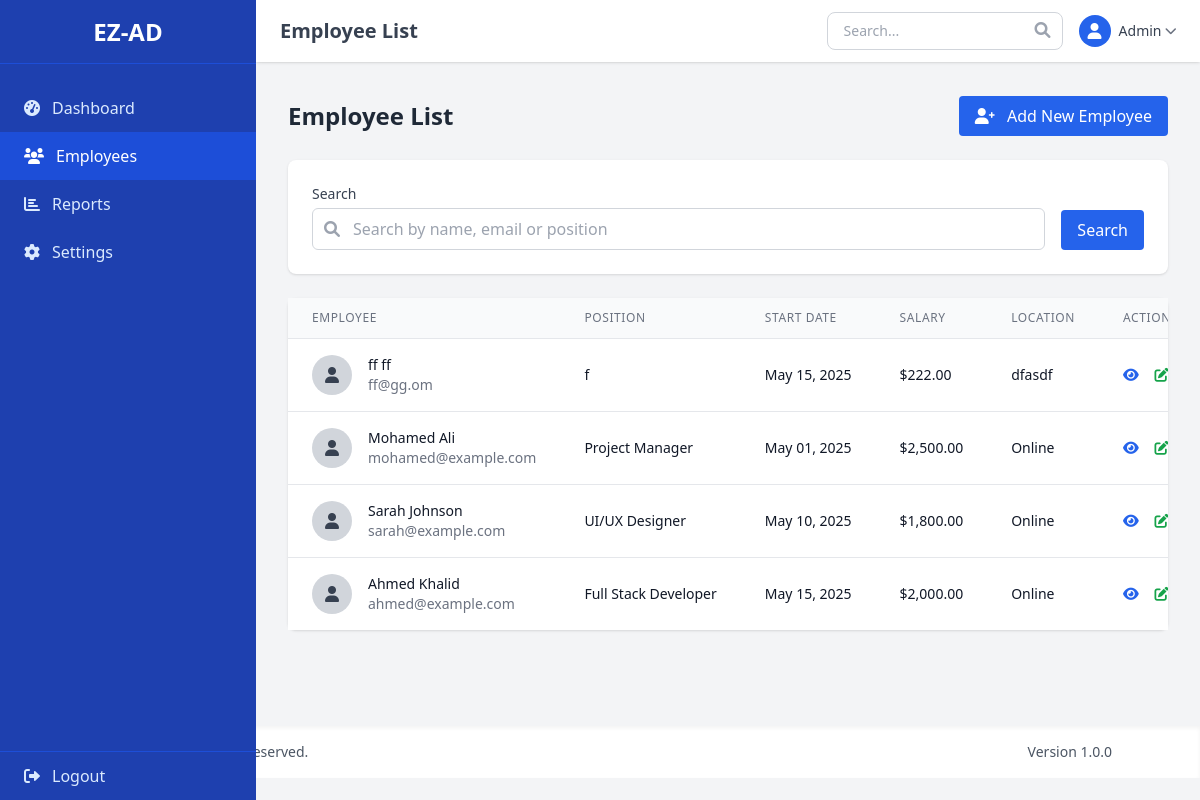
/pages/employees/list.php (signed in), run on the app's committed database.
### tables this page shows
CREATE TABLE `employees` (
  `id` int(11) NOT NULL,
  `first_name` varchar(50) NOT NULL,
  `last_name` varchar(50) NOT NULL,
  `email` varchar(100) NOT NULL,
  `job_position` varchar(100) NOT NULL,
  `salary` decimal(10,2) NOT NULL,
  `currency` varchar(3) NOT NULL DEFAULT 'USD',
  `location` varchar(100) NOT NULL,
  `residential_address` text DEFAULT NULL,
  `payment_method` text DEFAULT NULL,
  `employment_type` varchar(50) NOT NULL,
  `work_hours_per_day` int(11) NOT NULL,
  `work_schedule` text DEFAULT NULL,
  `pst_work_hours` varchar(100) DEFAULT NULL,
  `passport_number` varchar(50) DEFAULT NULL,
  `local_cell_number` varchar(20) DEFAULT NULL,
  `emergency_contact` varchar(20) DEFAULT NULL,
  `start_date` date NOT NULL,
  `created_at` timestamp NULL DEFAULT current_timestamp(),
  `updated_at` timestamp NULL DEFAULT current_timestamp() ON UPDATE current_timestamp()
);

### includes/functions.php (called while the page is built, shortened)
<?php
function formatCurrency($amount, $currency = 'USD') {
	$currencies = [
		'USD' => '$',
		'EUR' => '€',
		'GBP' => '£',
		'JOD' => 'JD'
	];
	$symbol = isset($currencies[$currency]) ? $currencies[$currency] : '';
	return $symbol . number_format($amount, 2);
}
function formatDate($date, $format = 'M d, Y') {
	return date($format, strtotime($date));
}
?>

### pages/employees/list.php (the view, shortened to what this page needs)
<?php
require_once '../../config/database.php';
require_once '../../includes/functions.php';
$page = isset($_GET['page']) ? (int)$_GET['page'] : 1;
$perPage = 10;
$offset = ($page - 1) * $perPage;
$search = isset($_GET['search']) ? sanitizeInput($_GET['search']) : '';
$searchCondition = '';
$sql = "SELECT * FROM employees $searchCondition ORDER BY id DESC LIMIT :offset, :limit";
$stmt = $pdo->prepare($sql);
$stmt->bindValue(':offset', $offset, PDO::PARAM_INT);
$stmt->bindValue(':limit', $perPage, PDO::PARAM_INT);
$stmt->execute();
$employees = $stmt->fetchAll();
include '../../includes/header.php';
include '../../includes/sidebar.php';
?>
<div class="ml-64 pt-16 pb-8">
	<div class="p-8">
		<div class="flex justify-between items-center mb-6">
			<h1 class="text-2xl font-semibold text-gray-800">Employee List</h1>
			<a href="add.php" class="px-4 py-2 bg-blue-600 text-white rounded hover:bg-blue-700 transition duration-150">
				<i class="fas fa-user-plus mr-2"></i> Add New Employee
			</a>
		</div>
		<div class="bg-white rounded-lg shadow p-6 mb-6">
			<form action="" method="get" class="flex flex-col md:flex-row gap-4">
				<div class="flex-grow">
					<label for="search" class="block text-sm font-medium text-gray-700 mb-1">Search</label>
					<div class="relative">
						<div class="absolute inset-y-0 left-0 flex items-center pl-3 pointer-events-none">
						</div>
						<input type="text" id="search" name="search" value="<?php echo htmlspecialchars($search); ?>"
							class="w-full pl-10 pr-3 py-2 border border-gray-300 rounded-md focus:outline-none focus:ring-2 focus:ring-blue-500 focus:border-blue-500"
							placeholder="Search by name, email or position">
					</div>
				</div>
				<div class="md:self-end">
					<button type="submit" class="w-full md:w-auto px-4 py-2 bg-blue-600 text-white rounded hover:bg-blue-700 transition duration-150">
						Search
					</button>
				</div>
			</form>
		</div>
		<div class="bg-white rounded-lg shadow">
			<div class="overflow-x-auto">
				<table class="min-w-full divide-y divide-gray-200">
					<thead class="bg-gray-50">
						<tr>
							<th class="px-6 py-3 text-left text-xs font-medium text-gray-500 uppercase tracking-wider">Employee</th>
							<th class="px-6 py-3 text-left text-xs font-medium text-gray-500 uppercase tracking-wider">Position</th>
							<th class="px-6 py-3 text-left text-xs font-medium text-gray-500 uppercase tracking-wider">Start Date</th>
							<th class="px-6 py-3 text-left text-xs font-medium text-gray-500 uppercase tracking-wider">Salary</th>
							<th class="px-6 py-3 text-left text-xs font-medium text-gray-500 uppercase tracking-wider">Location</th>
							<th class="px-6 py-3 text-left text-xs font-medium text-gray-500 uppercase tracking-wider">Actions</th>
						</tr>
					</thead>
					<tbody class="bg-white divide-y divide-gray-200">
						<?php if (!empty($employees)): ?>
							<?php foreach ($employees as $employee): ?>
								<tr>
									<td class="px-6 py-4 whitespace-nowrap">
										<div class="flex items-center">
											<div class="h-10 w-10 rounded-full bg-gray-300 flex items-center justify-center text-gray-700">
												<i class="fas fa-user"></i>
											</div>
											<div class="ml-4">
												<div class="text-sm font-medium text-gray-900">
													<?php echo htmlspecialchars($employee['first_name'] . ' ' . $employee['last_name']); ?>
												</div>
												<div class="text-sm text-gray-500">
													<?php echo htmlspecialchars($employee['email']); ?>
												</div>
											</div>
										</div>
									</td>
									<td class="px-6 py-4 whitespace-nowrap">
										<div class="text-sm text-gray-900">
											<?php echo htmlspecialchars($employee['job_position']); ?>
										</div>
									</td>
									<td class="px-6 py-4 whitespace-nowrap">
										<div class="text-sm text-gray-900">
											<?php echo formatDate($employee['start_date']); ?>
										</div>
									</td>
									<td class="px-6 py-4 whitespace-nowrap">
										<div class="text-sm text-gray-900">
											<?php echo formatCurrency($employee['salary'], $employee['currency']); ?>
										</div>
									</td>
									<td class="px-6 py-4 whitespace-nowrap">
										<div class="text-sm text-gray-900">
											<?php echo htmlspecialchars($employee['location']); ?>
										</div>
									</td>
									<td class="px-6 py-4 whitespace-nowrap text-sm">
										<a href="view.php?id=<?php echo $employee['id']; ?>" class="text-blue-600 hover:text-blue-900 mr-3" data-tooltip="View">
											<i class="fas fa-eye"></i>
										</a>
										<a href="edit.php?id=<?php echo $employee['id']; ?>" class="text-green-600 hover:text-green-900 mr-3" data-tooltip="Edit">
											<i class="fas fa-edit"></i>
										</a>
									</td>
								</tr>
							<?php endforeach; ?>
						<?php endif; ?>
					</tbody>
				</table>
			</div>
		</div>
	</div>
</div>
<?php
include '../../includes/footer.php';
?>

### data on the page
employees: first_name+last_name "ff ff", email "ff@gg.om", job_position "f", start_date "May 15, 2025", salary+currency "$222.00", location "dfasdf"
employees: first_name+last_name "Mohamed Ali", email "mohamed@example.com", job_position "Project Manager", start_date "May 01, 2025", salary+currency "$2,500.00", location "Online"
employees: first_name+last_name "Sarah Johnson", email "sarah@example.com", job_position "UI/UX Designer", start_date "May 10, 2025", salary+currency "$1,800.00", location "Online"
employees: first_name+last_name "Ahmed Khalid", email "ahmed@example.com", job_position "Full Stack Developer", start_date "May 15, 2025", salary+currency "$2,000.00", location "Online"

### other printed values
$pageTitle "Employee List"
$item['text'] "Dashboard"
$item['text'] "Employees"
$item['text'] "Reports"
$item['text'] "Settings"
